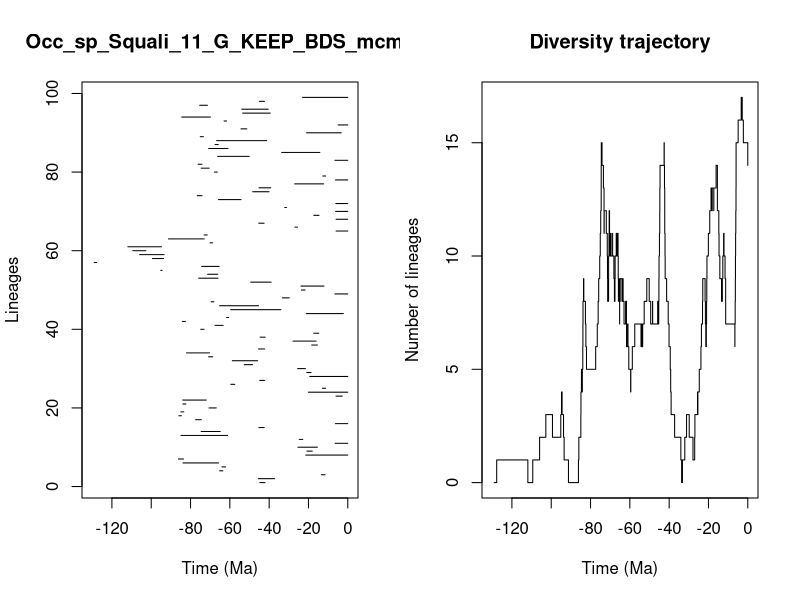

R code for this plot:


pdf(file='../Results/Species/5_MA_bins_EP/pyrate_mcmc_logs/Occ_sp_Squali_11_G_KEEP_BDS_mcmc_LTT.pdf',width=0.6*20, height=0.6*10)
title = "Occ_sp_Squali_11_G_KEEP_BDS_mcmc"
ts=c(44.729707097891634, 45.47670698823559,13.357781713932557,65.18833104589127,64.01338306567423,83.82774277670238,86.15761358910542,21.36027472173769,20.774202827642693,25.38273514075396,6.41422081661375,24.67652712609007,84.86694214381284,74.58361820033605,45.211042509769136,6.323430768076129,77.3858228366621,85.94649168983183,84.92853925369353,70.59489107115465,83.88171428804769,83.94730150043614,5.988978382332227,20.052440768387406,12.936051624355805,59.501725048668156,44.77623598436978,19.35892677385418,20.852247937344746,25.490008250305177,52.70474076045028,58.742413649236255,70.80725840033709,82.05726016290478,45.41839217187456,18.35686013324457,27.885322477001658,44.62659634607659,17.29334843585728,74.81604018387954,67.57031378183422,84.16486234950084,61.68103571158919,21.09349463960433,59.60258979270896,65.2060580294703,69.53117718125154,33.24546949495093,6.566564032023734,23.577190034623282,23.83479381888901,49.40084938640584,75.84620494320025,71.28027873049473,95.14122549009053,74.35670041501308,129.01500585432686,99.37079484077157,105.91301845831713,109.39277729695725,111.887157704515,70.10402260920615,91.22987438771702,73.11744465777583,5.948105629162042,26.89767806161609,45.29854611720612,5.953663700841609,17.27460899582585,6.18927334696072,32.04444839294616,6.087052810453401,65.81837592333682,76.57026961039973,48.38536052890897,45.15247606786069,27.010938977679114,6.2725803662237425,12.693293877613826,67.84681011403126,74.56843162508834,76.12284670059285,6.540356639138789,66.22201681367976,33.65516414161626,70.8036729100543,67.49210331323822,66.71306083916912,75.04984429977227,20.957866383366827,54.32731105384171,4.899697738441464,62.96151654442945,84.48672796708584,53.469482771859724,53.970529417556335,75.32109008676477,44.938658094208186,23.026230758386063)
te=c(42.10547886717194, 37.22262153464601,11.5622321506254,63.55208562562408,62.15693255499719,65.72072397937451,83.55975235164334,0.0,18.092108649551577,15.461985061347962,0.0,22.89963958324237,61.12846369624528,64.91381911031287,42.50001401067301,0.0,74.51867261711911,84.62791851948175,83.41920860330092,66.93047730912309,82.36944496088982,71.97577532822777,2.8180585211394806,0.0,11.252575124466176,57.49394383110114,42.245345030701486,0.0,18.6977980136776,21.556648568603347,48.442452387338925,45.84403019292141,68.7583591856931,70.32924850620888,42.25147248296379,15.456634123225468,16.119283038362738,42.02962522632461,14.738922931615443,73.12545115215933,63.408774691407906,82.59985442166085,60.53446681780395,2.2537574560875893,34.051162682640495,45.41866897559957,68.11043541442514,29.798721826132354,0.0,21.725530299425216,12.085153010540349,38.994746522073655,65.99828309402207,66.19539050842751,94.46694310578393,65.45091124632094,127.73636670322533,93.73874634479658,93.43505788773689,102.74257080475182,94.77385445877509,68.76545788465243,73.05191117385225,71.49005471145058,0.0,25.570356360313852,42.56847210635154,0.0,14.619956066410086,0.0,31.15093598738311,0.0,54.29661161398992,74.14454483801123,40.05187809911719,39.22623428954331,12.295631198551366,0.0,11.241104728298867,66.39571825493401,70.5137912923328,74.19573987084722,0.0,50.140369305066365,14.213845410890979,60.94040505871836,65.90381340903588,41.292287162752835,73.44516234286183,3.344716682179103,51.38101859508939,0.0,61.704988716942594,69.87603030464756,39.44116550297453,40.48369623343603,71.37571241646155,42.38038561219,0.0)
div_traj=c(0, 1,0,1,2,3,2,3,4,3,2,1,0,1,2,3,4,5,4,5,6,7,8,9,8,7,6,5,6,7,8,9,10,11,12,13,14,15,14,15,14,13,12,11,12,11,10,9,8,9,10,11,12,11,10,11,10,11,10,9,8,9,10,11,10,11,10,11,10,9,8,9,8,7,8,9,8,9,8,7,8,7,6,7,6,5,4,5,6,7,6,7,6,7,8,9,8,7,8,7,8,7,8,7,8,9,10,11,12,13,14,15,14,13,12,11,10,9,8,7,6,5,4,3,2,1,0,1,2,3,2,1,2,3,4,3,4,5,6,7,8,9,8,7,6,7,8,9,10,11,12,13,12,13,12,13,14,13,12,11,10,9,8,9,10,11,10,9,8,7,6,7,8,9,10,11,12,13,14,15,16,17,16,15,14)
time_events=c(129.01500585432686, 127.73636670322533,111.887157704515,109.39277729695725,105.91301845831713,102.74257080475182,99.37079484077157,95.14122549009053,94.77385445877509,94.46694310578393,93.73874634479658,93.43505788773689,91.22987438771702,86.15761358910542,85.94649168983183,84.92853925369353,84.86694214381284,84.62791851948175,84.48672796708584,84.16486234950084,83.94730150043614,83.88171428804769,83.82774277670238,83.55975235164334,83.41920860330092,82.59985442166085,82.36944496088982,82.05726016290478,77.3858228366621,76.57026961039973,76.12284670059285,75.84620494320025,75.32109008676477,75.04984429977227,74.81604018387954,74.58361820033605,74.56843162508834,74.51867261711911,74.35670041501308,74.19573987084722,74.14454483801123,73.44516234286183,73.12545115215933,73.11744465777583,73.05191117385225,71.97577532822777,71.49005471145058,71.37571241646155,71.28027873049473,70.80725840033709,70.8036729100543,70.59489107115465,70.5137912923328,70.32924850620888,70.10402260920615,69.87603030464756,69.53117718125154,68.76545788465243,68.7583591856931,68.11043541442514,67.84681011403126,67.57031378183422,67.49210331323822,66.93047730912309,66.71306083916912,66.39571825493401,66.22201681367976,66.19539050842751,65.99828309402207,65.90381340903588,65.81837592333682,65.72072397937451,65.45091124632094,65.2060580294703,65.18833104589127,64.91381911031287,64.01338306567423,63.55208562562408,63.408774691407906,62.96151654442945,62.15693255499719,61.704988716942594,61.68103571158919,61.12846369624528,60.94040505871836,60.53446681780395,59.60258979270896,59.501725048668156,58.742413649236255,57.49394383110114,54.32731105384171,54.29661161398992,53.970529417556335,53.469482771859724,52.70474076045028,51.38101859508939,50.140369305066365,49.40084938640584,48.442452387338925,48.38536052890897,45.84403019292141,45.47670698823559,45.41866897559957,45.41839217187456,45.29854611720612,45.211042509769136,45.15247606786069,44.938658094208186,44.77623598436978,44.729707097891634,44.62659634607659,42.56847210635154,42.50001401067301,42.38038561219,42.25147248296379,42.245345030701486,42.10547886717194,42.02962522632461,41.292287162752835,40.48369623343603,40.05187809911719,39.44116550297453,39.22623428954331,38.994746522073655,37.22262153464601,34.051162682640495,33.65516414161626,33.24546949495093,32.04444839294616,31.15093598738311,29.798721826132354,27.885322477001658,27.010938977679114,26.89767806161609,25.570356360313852,25.490008250305177,25.38273514075396,24.67652712609007,23.83479381888901,23.577190034623282,23.026230758386063,22.89963958324237,21.725530299425216,21.556648568603347,21.36027472173769,21.09349463960433,20.957866383366827,20.852247937344746,20.774202827642693,20.052440768387406,19.35892677385418,18.6977980136776,18.35686013324457,18.092108649551577,17.29334843585728,17.27460899582585,16.119283038362738,15.461985061347962,15.456634123225468,14.738922931615443,14.619956066410086,14.213845410890979,13.357781713932557,12.936051624355805,12.693293877613826,12.295631198551366,12.085153010540349,11.5622321506254,11.252575124466176,11.241104728298867,6.566564032023734,6.540356639138789,6.41422081661375,6.323430768076129,6.2725803662237425,6.18927334696072,6.087052810453401,5.988978382332227,5.953663700841609,5.948105629162042,4.899697738441464,3.344716682179103,2.8180585211394806,2.2537574560875893,0.0)
                par(mfrow=c(1,2))
                L = length(ts)
                plot(ts, 1:L , xlim=c(-max(ts)-1,0), pch=20, type="n", main=title,xlab="Time (Ma)",ylab="Lineages")
                for (i in 1:L){segments(x0=-te[i],y0=i,x1=-ts[i],y1=i)}    
                t = -time_events
                plot(div_traj ~ t,type="s", main = "Diversity trajectory",xlab="Time (Ma)",ylab="Number of lineages",xlim=c(-max(ts)-1,0))
                abline(v=c(65,200,251,367,445),lty=2,col="gray")
                
